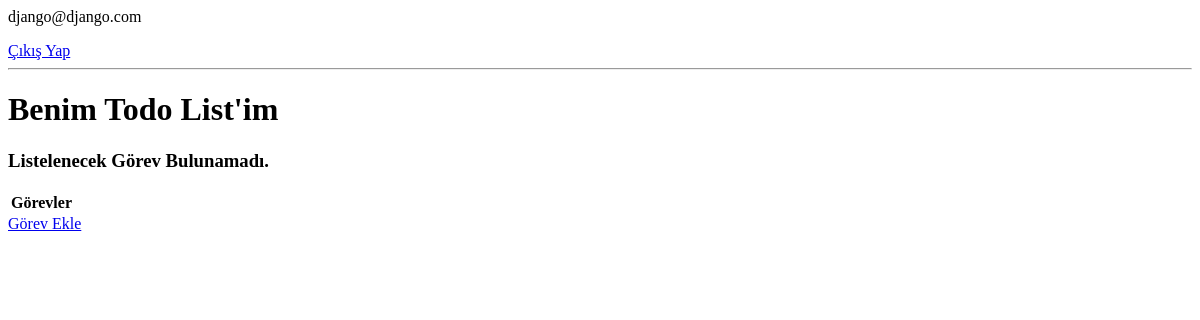
Page / (signed in) on the earlier database version.
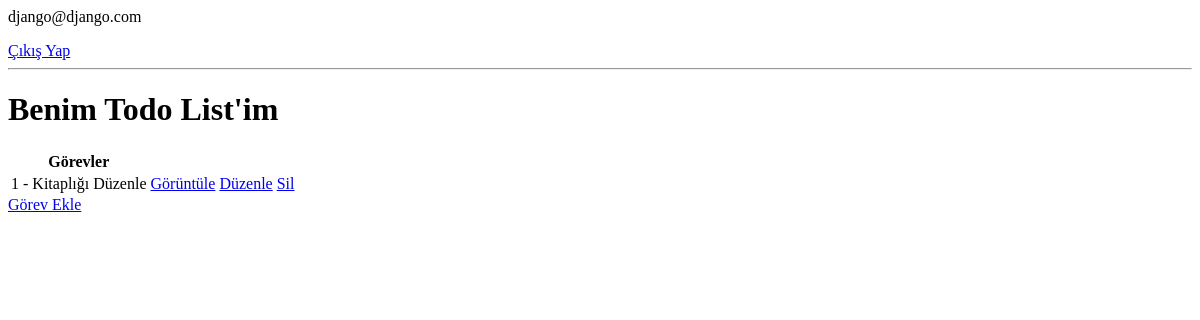
Same page on the later database version.
### todo/models.py (models this page shows, shortened)
class Task(models.Model):
    user = models.ForeignKey(User, on_delete=models.CASCADE, null=True, blank=True)
    title = models.CharField(max_length=200, null=True)
    description = models.TextField(null=True, blank=True)
    complete = models.BooleanField(default=False)
    created = models.DateTimeField(auto_now_add=True)
    class Meta:
        ordering = ["complete"]

### todo/views.py (the view)
# urls.py: path("", TaskList.as_view(), name="task"),
class TaskList(LoginRequiredMixin, ListView):
    model = Task
    context_object_name = "task"
    def get_context_data(self, **kwargs):
        context = super().get_context_data(**kwargs)
        context["task"] = context["task"].filter(user=self.request.user)
        context["count"] = context["task"].filter(complete=False).count()
        return context

### todo/templates/todo/task_list.html
{% if request.user.is_authenticated %}
<p>{{ request.user }}</p>
<a href="{% url 'logout' %}">Çıkış Yap</a>
{% else %}
<a href="{% url 'login' %}">Giriş Yap</a>
{% endif %}
<hr>
<h1>Benim Todo List'im</h1>
<table>
    <tr>
        <th>Görevler</th>
    </tr>
    {% for tasks in task %}
    <tr>
        <td>{{ tasks.id }} - {{ tasks.title }}</td>
        <td><a href="{% url 'tasks-detail' tasks.id %}">Görüntüle</a></td>
        <td><a href="{% url 'tasks-update' tasks.id %}">Düzenle</a></td>
        <td><a href="{% url 'tasks-delete' tasks.id %}">Sil</a></td>
    </tr>
    {% empty %}
    <h3>Listelenecek Görev Bulunamadı.</h3>
    {% endfor %}
</table>
<a href="{% url 'tasks-create' %}">Görev Ekle</a>

Differences in the rows shown:
added Task: id "1", title "Kitaplığı Düzenle"
Other differences:
text no longer shown: "Listelenecek Görev Bulunamadı."
